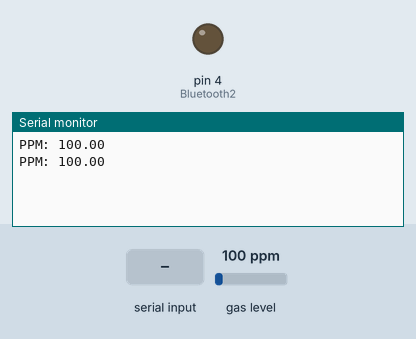
Recording of a sketch running on a simulated Arduino Uno, built with avr-gcc and run on an emulated ATmega328P. Shown: output pins drawn as LEDs (lit = HIGH), the last lines printed to the serial monitor. The test bench sets the inputs (shaded band); at power-on: gas level 100 ppm.

Above: at 2.8 s.
2.9 s: "R0: \n" received over the second serial link
At 5.5 s:
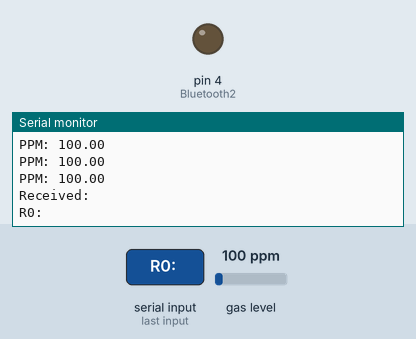
6.5 s: "1" received over the second serial link
At 9.2 s:
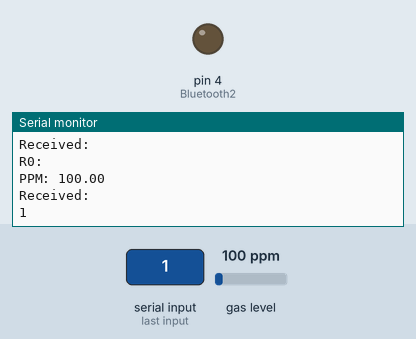

The sketch:

BLE_Project.ino
```cpp
#include <SPI.h>
#include <Arduino.h>
#include <SoftwareSerial.h>
#include "MQ7.h"

int Bluetooth1 = 2;   //RX sau TX
int Bluetooth2 = 4;
SoftwareSerial bluetooth(Bluetooth1,Bluetooth2);   //RX, TX
MQ7 mq7(A0,5.0);

//CO Sensor
const int GasSensorPin = A0;
const int DOUTpin = 8;
float GasSensorVlaue_ppm = 0;
int GasSensorVlaue_ppb = 0;
int limit;


void setup() {
  // put your setup code here, to run once:
  Serial.begin(9600);
  bluetooth.begin(9600);

  pinMode(Bluetooth1, INPUT);
  pinMode(Bluetooth2, OUTPUT);

  pinMode(DOUTpin, INPUT);
}


void loop() {

   // put your main code here, to run repeatedly:


   GasSensorVlaue_ppm = mq7.getPPM();
   Serial.print("PPM: ");
   Serial.println(GasSensorVlaue_ppm);

   GasSensorVlaue_ppb = GasSensorVlaue_ppm * 1000;
   bluetooth.print(GasSensorVlaue_ppb);

  if(bluetooth.available())
  {
    String a = bluetooth.readString();
    Serial.println("Received:"); Serial.println(a);
  }

  delay(2000);

}


/*
float sensor_volt;
float RS_gas;
float R0;
int R2 = 2000;

void setup() {
 Serial.begin(9600);
}

void loop() {
  int sensorValue = analogRead(A0);
  sensor_volt=(float)sensorValue/1024*5.0;
  RS_gas = ((5.0 * R2)/sensor_volt) - R2;
  R0 = RS_gas / 1;
  Serial.print("R0: ");
  Serial.println(R0);
}

float RS_gas = 0;
float ratio = 0;
float sensorValue = 0;
float sensor_volt = 0;
float R0 = 7200.0;

void setup() {
 Serial.begin(9600);
}

void loop() {
   sensorValue = analogRead(A0);
   sensor_volt = sensorValue/1024*5.0;
   RS_gas = (5.0-sensor_volt)/sensor_volt;
   ratio = RS_gas/R0; //Replace R0 with the value found using the sketch above
   float x = 1538.46 * ratio;
   float ppm = pow(x,-1.709);
   Serial.print("PPM: ");
   Serial.println(ppm);
   delay(1000);
}
*/
```

Measured:
- after the input at 2.9 s, the serial monitor: prints a new line after 2.1 s (image 1)
- after the input at 6.5 s, the serial monitor: prints a new line after 1.5 s (image 2)
